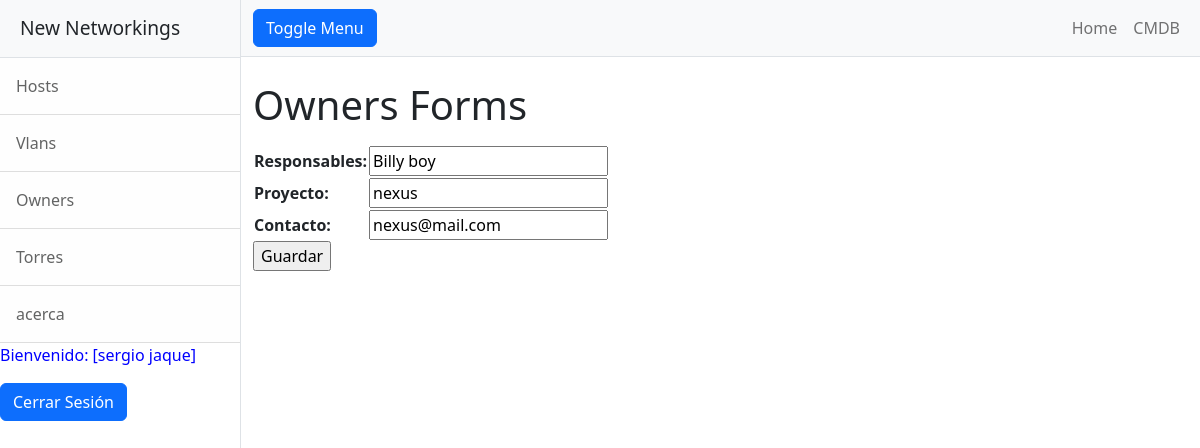
The page /ownersUpdate/1/ (signed in) on the database its author committed.
### entidades/models.py (models this page shows, shortened)
class Owners(models.Model):
    responsables = models.CharField(max_length=60)
    proyecto = models.CharField(max_length=60)
    contacto = models.CharField(max_length=60)

### entidades/views.py (the view)
# urls.py: path('ownersUpdate/<int:pk>/', OwnersUpdate.as_view(), name="ownersUpdate"),
class OwnersUpdate(LoginRequiredMixin, UpdateView):
    model = Owners
    fields = ["responsables", "proyecto", "contacto"]
    success_url = reverse_lazy("owners")

### entidades/templates/entidades/owners_form.html (shortened to what this page needs)
{% extends "entidades/index.html" %}
{% block titulo %}
 <h1 class="mt-4"> Owners Forms</h1>
{% endblock titulo %}
{% block contenido %}
<form action="" method="post">
    <table>
        {{ form.as_table }}
    </table>
    <input type="submit" value="Guardar">
</form>
{% endblock contenido %}

### entidades/templates/entidades/index.html (shortened to what this page needs)
<!DOCTYPE html>
<html lang="en">
    <head>
        {% load static %}
        <link href="{% static 'css/styles.css' %}" rel="stylesheet" />
        <link rel="stylesheet" href="https://cdnjs.cloudflare.com/ajax/libs/font-awesome/6.4.0/css/all.min.css">
    </head>
    <body>
        <div class="d-flex" id="wrapper">
            <div class="border-end bg-white" id="sidebar-wrapper">
                <div class="sidebar-heading border-bottom bg-light">New Networkings</div>
                <div class="list-group list-group-flush">
            {% if user.is_authenticated %}
                    <a class="list-group-item list-group-item-action list-group-item-light p-3" href="{% url 'hosts' %}">Hosts</a>
                    <a class="list-group-item list-group-item-action list-group-item-light p-3" href="{% url 'vlans' %}">Vlans</a>
                    <a class="list-group-item list-group-item-action list-group-item-light p-3" href="{% url 'owners' %}">Owners</a>
                    <a class="list-group-item list-group-item-action list-group-item-light p-3" href="{% url 'torresops' %}">Torres</a>
                    <a class="list-group-item list-group-item-action list-group-item-light p-3" href="{% url 'acerca' %}">acerca</a>
                    <p style="color:blue">Bienvenido: [{{user.first_name}} {{user.last_name}}]</p>
                    <form method="post" action="{% url 'logout' %}">
                        <button class="btn btn-primary" type="submit">Cerrar Sesión</button>
                    </form>
            {% else %}
                    <a class="btn btn-primary" href="{% url 'login' %}">Iniciar sesion</a>
                    <a class="btn btn-primary" href="{% url 'registro' %}">Registrarse</a>
            {% endif %}
                </div>
            </div>
            <div id="page-content-wrapper">
                <nav class="navbar navbar-expand-lg navbar-light bg-light border-bottom">
                    <div class="container-fluid">
                        <button class="btn btn-primary" id="sidebarToggle">Toggle Menu</button>
                        <div class="collapse navbar-collapse" id="navbarSupportedContent">
                            <ul class="navbar-nav ms-auto mt-2 mt-lg-0">
                                <li class="nav-item active"><a class="nav-link" href="{% url 'home' %}">Home</a></li>
                                <li class="nav-item"><a class="nav-link" href="#!">CMDB</a></li>
                            </ul>
                        </div>
                    </div>
                </nav>
                <div class="container-fluid">
                    {% block titulo %}{% endblock titulo %}
                    {% block contenido %}
                    {% endblock contenido %}
                </div>
            </div>
        </div>
    </body>
</html>

### rows shown on the page
Owners: responsables "Billy boy", proyecto "nexus", contacto "nexus@mail.com"

### other values the page prints
{{ user.first_name }} "sergio"
{{ user.last_name }} "jaque"
